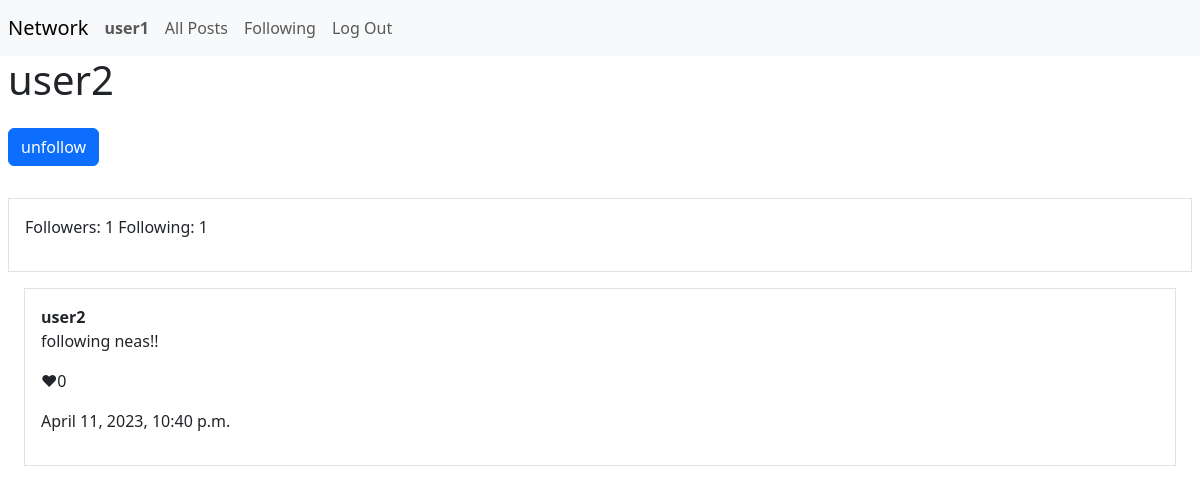
Screenshot of /user/3 (signed in) with the database file from the repository.
### network/models.py (models this page shows)
class User(AbstractUser):
    pass

class Posts(models.Model):
    poster = models.ForeignKey("User", on_delete=models.CASCADE, related_name="posts")
    content = models.TextField(max_length=280)
    timestamp = models.DateTimeField(auto_now_add=True)
    likes = models.IntegerField(default=0)

### network/views.py (the view)
# urls.py: path("user/<int:profile_id>", views.profile, name="profile_id"),
def profile(request, profile_id):
    profile_obj = User.objects.get(pk=profile_id)
    followers = profile_obj.followers.all().count()
    following = profile_obj.following.all().count()
    b_name = "follow"
    for follower in profile_obj.followers.all():
        if request.user == follower.follower:
            b_name = "unfollow"
    posts = Posts.objects.filter(poster=profile_obj.id).reverse()
    return render(request, "network/profile.html", {
        "profile": profile_obj,
        "followers": followers,
        "following": following,
        "posts": posts,
        "b_name": b_name
    })

### network/templates/network/profile.html (shortened to what this page needs)
{% extends "network/layout.html" %}
{% block body %}
<div>
    <h1>{{ profile.username }}</h1>
    {% if user.is_authenticated %}
        {% if user.username == profile.username %}
        {% else %}
        <form action=" {{ profile.id }}/{{ b_name }}" method="post">
            <input type="submit" value="{{ b_name }}" class="btn btn-primary my-3"/>
        </form>
        {% endif %}
    {% endif %}
</div>
<div class=" border p-3 my-3">
    <p>Followers: {{ followers }} Following: {{ following }}</p>
</div>
<div>
    {% for post in posts %}
        <div class="border p-3 m-3">
            <b>{{ post.poster.username }}</b>
            <p>{{ post.content }}</p>
            <p> ♥{{ post.likes }}</p>
            <p>{{ post.timestamp }}</p>
        </div>
    {% endfor %}
    </div>
{% endblock %}

### network/templates/network/layout.html (shortened to what this page needs)
{% load static %}
<!DOCTYPE html>
<html lang="en">
    <head>
        <link href="https://cdn.jsdelivr.net/npm/bootstrap@5.3.0-alpha2/dist/css/bootstrap.min.css" rel="stylesheet">
        <link href="{% static 'network/styles.css' %}" rel="stylesheet">
    </head>
    <body>
        <nav class="navbar navbar-expand-lg navbar-light bg-light">
            <a class="navbar-brand mx-2" href="#">Network</a>
            <div>
              <ul class="navbar-nav mr-auto">
                {% if user.is_authenticated %}
                    <li class="nav-item">
                        <a class="nav-link" href="#"><strong>{{ user.username }}</strong></a>
                    </li>
                {% endif %}
                <li class="nav-item">
                  <a class="nav-link" href="{% url 'index' %}">All Posts</a>
                </li>
                {% if user.is_authenticated %}
                    <li class="nav-item">
                        <a class="nav-link" href="{% url 'following' %}">Following</a>
                    </li>
                    <li class="nav-item">
                        <a class="nav-link" href="{% url 'logout' %}">Log Out</a>
                    </li>
                {% endif %}
              </ul>
            </div>
          </nav>
        <div class="body mx-2">
            {% block body %}
            {% endblock %}
        </div>
    </body>
</html>

### rows the page displays
User: username "user1"
User: username "user2"
Posts: poster.username "user2", content "following neas!!", likes "0", timestamp "April 11, 2023, 10:40 p.m."

### other values shown
{{ followers }} "1"
{{ following }} "1"
